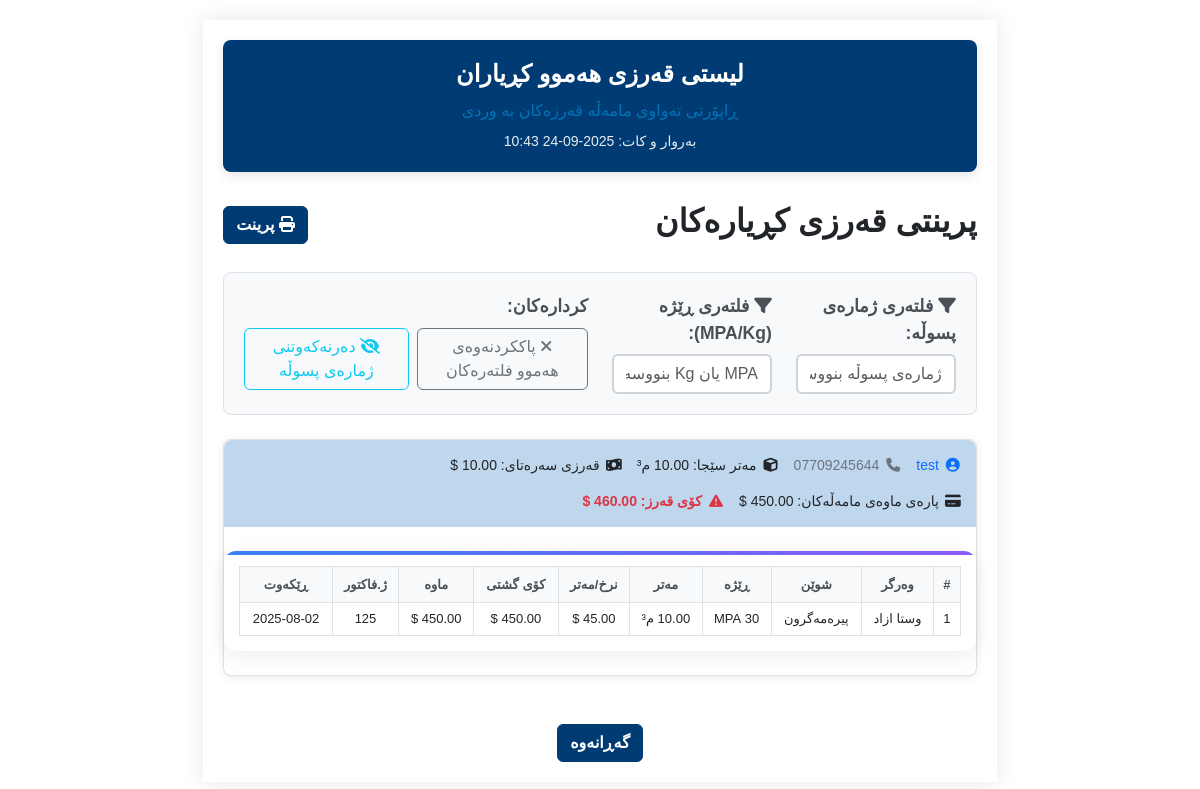
/pages/credit_of_all_customers.php (signed in), run on the app's committed database.
### tables this page shows
CREATE TABLE `customers` (
  `id` int(11) NOT NULL,
  `name` varchar(255) NOT NULL,
  `mobile1` varchar(20) NOT NULL,
  `mobile2` varchar(20) DEFAULT NULL,
  `opening_debt_usd` decimal(14,2) DEFAULT 0.00,
  `opening_debt_iqd` decimal(20,2) DEFAULT 0.00
);

CREATE TABLE `sales` (
  `id` int(11) NOT NULL,
  `customer_id` int(11) DEFAULT NULL,
  `recipient` varchar(255) DEFAULT NULL,
  `location` varchar(255) NOT NULL,
  `quantity` decimal(10,2) DEFAULT NULL,
  `price_per_unit` decimal(10,2) DEFAULT NULL,
  `total_price` decimal(10,2) DEFAULT NULL,
  `payment_type` enum('نەقد','قەرز') NOT NULL,
  `amount_paid_usd` decimal(10,2) DEFAULT NULL,
  `amount_paid_iq` decimal(10,2) DEFAULT NULL,
  `dolar_rate` decimal(10,2) DEFAULT NULL,
  `remaining_amount` decimal(10,2) DEFAULT NULL,
  `invoice_number` varchar(500) NOT NULL,
  `order_date` date NOT NULL,
  `notes` text DEFAULT NULL,
  `formula_id` int(11) NOT NULL,
  `discount` decimal(10,2) DEFAULT 0.00
);

CREATE TABLE `concrete_formulas` (
  `id` int(11) NOT NULL,
  `name` varchar(255) NOT NULL,
  `type` enum('عەرزی تێکەڵ','عەرزی سادە','سەقف','پایە') NOT NULL,
  `strength_type` enum('kg','mpa') NOT NULL,
  `strength_kg` enum('150','200','250','300','350','400','450') NOT NULL,
  `strength_mpa` enum('15','18','21','25','30','35','40','45','50','55') NOT NULL,
  `black_sand_kg` decimal(10,2) NOT NULL DEFAULT 0.00,
  `brown_sand_kg` decimal(10,2) NOT NULL DEFAULT 0.00,
  `gravel_bin3_kg` decimal(10,2) NOT NULL DEFAULT 0.00,
  `gravel_bin4_kg` decimal(10,2) NOT NULL DEFAULT 0.00,
  `cement_cem1_kg` decimal(10,2) NOT NULL DEFAULT 0.00,
  `cement_cem2_kg` decimal(10,2) NOT NULL DEFAULT 0.00,
  `water_kg` decimal(10,2) NOT NULL DEFAULT 0.00,
  `additive_kg` decimal(10,2) NOT NULL DEFAULT 0.00
);

### pages/credit_of_all_customers.php (the view, shortened to what this page needs)
<?php
require_once '../config/db_conected.php';
$sql = "SELECT c.id, c.name, c.mobile1, c.mobile2, c.opening_debt_usd, c.opening_debt_iqd,
    (
        SELECT IFNULL(SUM(quantity),0) FROM sales s WHERE s.customer_id = c.id AND s.payment_type = 'قەرز' AND s.remaining_amount > 0
    ) as total_credit_meter,
    (
        SELECT IFNULL(SUM(remaining_amount),0) FROM sales s WHERE s.customer_id = c.id AND s.payment_type = 'قەرز' AND s.remaining_amount > 0
    ) as total_sales_debt
FROM customers c
WHERE c.opening_debt_usd > 0 OR c.opening_debt_iqd > 0 OR EXISTS (
    SELECT 1 FROM sales s WHERE s.customer_id = c.id AND s.payment_type = 'قەرز' AND s.remaining_amount > 0
)
ORDER BY c.name ASC";
$stmt = $pdo->query($sql);
$customers = $stmt->fetchAll();
$sales_sql = "SELECT s.*, c.name as customer_name, c.mobile1, f.strength_mpa, f.strength_kg FROM sales s JOIN customers c ON s.customer_id = c.id LEFT JOIN concrete_formulas f ON s.formula_id = f.id WHERE s.payment_type = 'قەرز' AND s.remaining_amount > 0 ORDER BY c.name ASC, s.order_date ASC";
$sales_stmt = $pdo->query($sales_sql);
$sales = $sales_stmt->fetchAll();
$sales_by_customer = [];
foreach ($sales as $sale) {
    $sales_by_customer[$sale['customer_id']][] = $sale;
}
usort($customers, function($a, $b) {
    $aScore = (floatval($a['total_sales_debt'] ?? 0) > 0) ? 0 : 1;
    $bScore = (floatval($b['total_sales_debt'] ?? 0) > 0) ? 0 : 1;
    if ($aScore !== $bScore) return $aScore - $bScore;
    return strcasecmp($a['name'] ?? '', $b['name'] ?? '');
});
?>
<!DOCTYPE html>
<html lang="ku">
<head>
    <link href="https://cdn.jsdelivr.net/npm/bootstrap@5.3.0/dist/css/bootstrap.rtl.min.css" rel="stylesheet">
    <link href="../assets/css/login.css" rel="stylesheet">
    <link href="../assets/css/variables.css" rel="stylesheet">
    <link href="../assets/css/nav.css" rel="stylesheet">
    <link href="../assets/css/comon/table.css" rel="stylesheet">
    <link href="../assets/css/comon/style.css" rel="stylesheet">
    <link href="../assets/css/comon/select2_design.css" rel="stylesheet">
    <link rel="stylesheet" href="https://cdn.jsdelivr.net/npm/select2-bootstrap-5-theme@1.3.0/dist/select2-bootstrap-5-theme.rtl.min.css" />
    <link rel="stylesheet" href="https://cdnjs.cloudflare.com/ajax/libs/font-awesome/6.4.2/css/all.min.css">
    <link href="https://cdn.jsdelivr.net/npm/select2@4.1.0-rc.0/dist/css/select2.min.css" rel="stylesheet" />
    <link href="../assets/css/credit_of_all_customers.css" rel="stylesheet">
    <link href="../assets/css/kurdish-font.css" rel="stylesheet">
</head>
<body dir="rtl">
<div id="printSection" class="a4-sheet">
    <div class="report-header">
        <h1>لیستی قەرزی هەموو کڕیاران</h1>
        <div class="subtitle">ڕاپۆرتی تەواوی مامەڵە قەرزەکان بە وردی</div>
        <div class="date">بەروار و کات: <?php echo date('Y-m-d H:i'); ?></div>
    </div>
    <div class="d-flex justify-content-between align-items-center mb-4 no-print">
        <h2 class="section-title">پرینتی قەرزی کڕیارەکان</h2>
        <button class="btn btn-primary" onclick="window.print()"><i class="fa fa-print"></i> پرینت</button>
    </div>
    <div class="filter-section mb-4 no-print">
        <div class="row">
            <div class="col-md-3">
                <div class="form-group">
                    <label for="invoiceFilter" class="form-label">
                        <i class="fa fa-filter"></i> فلتەری ژمارەی پسوڵە:
                    </label>
                    <input type="text" id="invoiceFilter" class="form-control" placeholder="ژمارەی پسوڵە بنووسە بۆ فلتەرکردن...">
                </div>
            </div>
            <div class="col-md-3">
                <div class="form-group">
                    <label for="formulaFilter" class="form-label">
                        <i class="fa fa-filter"></i> فلتەری ڕێژە (MPA/Kg):
                    </label>
                    <input type="text" id="formulaFilter" class="form-control" placeholder="MPA یان Kg بنووسە بۆ فلتەرکردن...">
                </div>
            </div>
            <div class="col-md-6">
                <div class="form-group">
                    <label class="form-label">کردارەکان:</label>
                    <div class="d-flex gap-2">
                        <button type="button" class="btn btn-outline-secondary" onclick="clearAllFilters()">
                            <i class="fa fa-times"></i> پاککردنەوەی هەموو فلتەرەکان
                        </button>
                        <button type="button" class="btn btn-outline-info" onclick="toggleInvoiceVisibility()">
                            <i class="fa fa-eye-slash"></i> <span id="toggleText">دەرنەکەوتنی ژمارەی پسوڵە</span>
                        </button>
                    </div>
                </div>
            </div>
        </div>
    </div>
    <?php foreach ($customers as $c): ?>
        <?php
            $total_debt = floatval($c['opening_debt_usd']) + floatval($c['total_sales_debt']);
        ?>
        <div class="customer-card print-break-inside-avoid">
            <div class="customer-info">
                <span class="text-primary">
                    <i class="fa fa-user-circle"></i>
                    <?= htmlspecialchars($c['name']) ?>
                </span>
                <span class="text-secondary">
                    <i class="fa fa-phone"></i>
                    <?= htmlspecialchars($c['mobile1']) ?>
                </span>
                <span>
                    <i class="fa fa-cube"></i>
                    مەتر سێجا: <?= number_format($c['total_credit_meter'], 2) ?> م³
                </span>
                <span>
                    <i class="fa fa-money-bill-wave"></i>
                    قەرزی سەرەتای: <?= number_format($c['opening_debt_usd'], 2) ?> $
                </span>
                <span>
                    <i class="fa fa-credit-card"></i>
                    پارەی ماوەی مامەڵەکان: <?= number_format($c['total_sales_debt'], 2) ?> $
                </span>
                <span class="text-danger fw-bold">
                    <i class="fa fa-exclamation-triangle"></i>
                    کۆی قەرز: <?= number_format($total_debt, 2) ?> $
                </span>
            </div>
            <?php if (!empty($sales_by_customer[$c['id']])): ?>
            <div class="table-container">
                <table class="credit-table">
                    <thead>
                        <tr>
                            <th>#</th>
                            <th>وەرگر</th>
                            <th>شوێن</th>
                            <th>ڕێژە</th>
                            <th>مەتر</th>
                            <th>نرخ/مەتر</th>
                            <th>کۆی گشتی</th>
                            <th>ماوە</th>
                            <th>ژ.فاکتور</th>
                            <th>ڕێکەوت</th>
                        </tr>
                    </thead>
                    <tbody>
                        <?php foreach ($sales_by_customer[$c['id']] as $i => $s): ?>
                        <tr>
                            <td><?= $i+1 ?></td>
                            <td><?= htmlspecialchars($s['recipient']) ?></td>
                            <td><?= htmlspecialchars($s['location']) ?></td>
                            <td>
                                <?php
                                $strength_mpa = $s['strength_mpa'] ?? '';
                                $strength_kg = $s['strength_kg'] ?? '';
                                if ($strength_mpa && $strength_kg) {
                                    echo htmlspecialchars($strength_mpa . ' MPA + ' . $strength_kg . ' Kg');
                                } elseif ($strength_mpa) {
                                    echo htmlspecialchars($strength_mpa . ' MPA');
                                } elseif ($strength_kg) {
                                    echo htmlspecialchars($strength_kg . ' Kg');
                                } else {
                                    echo '-';
                                }
                                ?>
                            </td>
                            <td><?= number_format($s['quantity'], 2) ?> م³</td>
                            <td><?= number_format($s['price_per_unit'], 2) ?> $</td>
                            <td><?= number_format($s['total_price'], 2) ?> $</td>
                            <td><?= number_format($s['remaining_amount'], 2) ?> $</td>
                            <td><?= htmlspecialchars($s['invoice_number']) ?></td>
                            <td><?= htmlspecialchars($s['order_date']) ?></td>
                        </tr>
                        <?php endforeach; ?>
                    </tbody>
                </table>
            </div>
            <?php else: ?>
                <div class="p-3 text-muted">هیچ مامەڵە قەرزێکی پارەی ماوە نییە.</div>
            <?php endif; ?>
        </div>
    <?php endforeach; ?>
    <div class="text-center mt-5 no-print">
        <button class="btn btn-secondary" onclick="window.history.back()">گەڕانەوە</button>
    </div>
</div>
</body>
</html>

### assets/css/login.css (style rules this page uses)
body, input, button, label, h1, h2, h3, h4, h5, h6 { font-family: 'Rabar_021', sans-serif !important; }
.form-label { color: var(--seafoam-green); font-size: 1.1rem; }
.form-control { border-radius: 8px; border: 1px solid var(--kelly-green); }

### assets/css/variables.css (style rules this page uses)
:root { --lime-green: #0074b7; --kelly-green: #bfd7ed; --seafoam-green: #003b73; --spearmint: #60a3d9; --warning: #ffc107; }
.btn-primary { background-color: var(--seafoam-green) !important; border-color: var(--seafoam-green) !important; }
.btn-secondary { background-color: var(--seafoam-green) !important; border-color: var(--seafoam-green) !important; color: white !important; }

### assets/css/comon/table.css (style rules this page uses)
:root { --primary-blue: #3b82f6; --secondary-purple: #8b5cf6; --accent-orange: #f59e0b; --neutral-gray: #6b7280; --light-gray: #f8fafc; --ultra-light-gray: #f1f5f9; --white: #ffffff; --dark-text: #1e293b; --light-text: #64748b; --border-color: #e2e8f0; --shadow-light: rgba(15, 23, 42, 0.08); --shadow-medium: rgba(15, 23, 42, 0.12); --shadow-dark: rgba(15, 23, 42, 0.20); --border-radius: 12px; --border-radius-sm: 8px; --transition: all 0.2s cubic-bezier(0.4, 0, 0.2, 1); }
.table-container { background: var(--white); border-radius: var(--border-radius); box-shadow: 0 4px 20px var(--shadow-light); overflow: hidden; margin: 1.5rem 0; position: relative; }
.table-container::before { content: ''; position: absolute; top: 0; left: 0; right: 0; height: 4px; background: linear-gradient(90deg, var(--primary-blue), var(--secondary-purple)); }

### assets/css/comon/style.css (style rules this page uses)
html { scrollbar-color: #003b73 #f1f1f1; scrollbar-width: thin; }

### assets/css/credit_of_all_customers.css (style rules this page uses)
:root { --page-width: 210mm; --page-height: auto; --margin-top: 15mm; --margin-bottom: 15mm; --margin-left: 10mm; --margin-right: 10mm; }
.a4-sheet { background: white; box-shadow: 0 0 20px rgba(0, 0, 0, 0.1); margin: 20px auto; padding: 20px; max-width: var(--page-width); min-height: var(--page-height); }
.report-header { background: var(--seafoam-green); color: white; padding: 20px; border-radius: 8px; margin-bottom: 30px; text-align: center; box-shadow: 0 4px 12px rgba(0, 0, 0, 0.1); }
.report-header h1 { font-size: 24px; font-weight: bold; margin-bottom: 10px; }
.report-header .subtitle { color: var(--lime-green); font-size: 16px; margin-bottom: 8px; }
.report-header .date { font-size: 14px; opacity: 0.9; }
.customer-card { background: #fff; border-radius: 8px; box-shadow: 0 2px 8px rgba(0, 0, 0, 0.08); margin-bottom: 20px; border: 1px solid #e0e0e0; }
.customer-info { padding: 15px; background: var(--kelly-green); border-radius: 8px 8px 0 0; display: flex; flex-wrap: wrap; gap: 15px; align-items: center; }
.customer-info span { font-size: 14px; display: flex; align-items: center; gap: 6px; }
.customer-info i { width: 16px; text-align: center; }
.table-container { padding: 15px; overflow-x: auto; }
.credit-table { width: 100%; font-size: 13px; border-collapse: collapse; }
.credit-table th { background: #f8f9fa; color: #495057; font-weight: 600; padding: 8px; text-align: center; border: 1px solid #dee2e6; white-space: nowrap; }
.credit-table td { padding: 6px 8px; border: 1px solid #dee2e6; text-align: center; vertical-align: middle; }
.text-primary { color: var(--seafoam-green); }
.text-secondary { color: var(--lime-green); }
.mb-4 { margin-bottom: 1rem; }

### pages/credit_of_all_customers.php (style rules this page uses)
.filter-section { background: #f8f9fa; padding: 20px; border-radius: 8px; border: 1px solid #dee2e6; margin-bottom: 20px; }
.filter-section .form-label { font-weight: 600; color: #495057; margin-bottom: 8px; }
.filter-section .form-control { border: 2px solid #ced4da; border-radius: 6px; transition: border-color 0.15s ease-in-out, box-shadow 0.15s ease-in-out; }
.filter-section .btn { border-radius: 6px; font-weight: 500; transition: all 0.2s ease-in-out; }
.gap-2 { gap: 0.5rem !important; }

### data on the page
customers: name "test", mobile1 "07709245644", total_sales_debt "450.00", total_debt "460.00"
sales: recipient "وستا ازاد", location "پیرەمەگرون", formula.strength_mpa "30 MPA", price_per_unit "45.00", total_price "450.00", invoice_number "125", order_date "2025-08-02"
